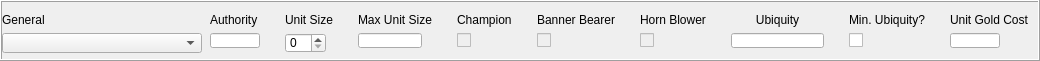
<?xml version="1.0" encoding="UTF-8"?>
<ui version="4.0">
 <class>UnitFrame</class>
 <widget class="QFrame" name="UnitFrame">
  <property name="geometry">
   <rect>
    <x>0</x>
    <y>0</y>
    <width>1040</width>
    <height>61</height>
   </rect>
  </property>
  <property name="sizePolicy">
   <sizepolicy hsizetype="Fixed" vsizetype="Fixed">
    <horstretch>0</horstretch>
    <verstretch>0</verstretch>
   </sizepolicy>
  </property>
  <property name="minimumSize">
   <size>
    <width>1040</width>
    <height>61</height>
   </size>
  </property>
  <property name="maximumSize">
   <size>
    <width>1040</width>
    <height>61</height>
   </size>
  </property>
  <property name="windowTitle">
   <string>Frame</string>
  </property>
  <property name="frameShape">
   <enum>QFrame::Box</enum>
  </property>
  <property name="frameShadow">
   <enum>QFrame::Raised</enum>
  </property>
  <layout class="QGridLayout" name="unit_layout">
   <property name="leftMargin">
    <number>0</number>
   </property>
   <property name="rightMargin">
    <number>9</number>
   </property>
   <property name="horizontalSpacing">
    <number>25</number>
   </property>
   <item row="0" column="7">
    <widget class="QLabel" name="unit_Lubi">
     <property name="sizePolicy">
      <sizepolicy hsizetype="Fixed" vsizetype="Preferred">
       <horstretch>0</horstretch>
       <verstretch>0</verstretch>
      </sizepolicy>
     </property>
     <property name="minimumSize">
      <size>
       <width>60</width>
       <height>0</height>
      </size>
     </property>
     <property name="maximumSize">
      <size>
       <width>93</width>
       <height>16777215</height>
      </size>
     </property>
     <property name="text">
      <string>Ubiquity</string>
     </property>
     <property name="alignment">
      <set>Qt::AlignCenter</set>
     </property>
    </widget>
   </item>
   <item row="0" column="8">
    <widget class="QLabel" name="unit_LminU">
     <property name="text">
      <string>Min. Ubiquity?</string>
     </property>
    </widget>
   </item>
   <item row="0" column="1">
    <widget class="QLabel" name="unit_Lauth">
     <property name="sizePolicy">
      <sizepolicy hsizetype="Fixed" vsizetype="Fixed">
       <horstretch>0</horstretch>
       <verstretch>0</verstretch>
      </sizepolicy>
     </property>
     <property name="text">
      <string>Authority</string>
     </property>
    </widget>
   </item>
   <item row="0" column="0">
    <widget class="QLabel" name="unit_Lname">
     <property name="sizePolicy">
      <sizepolicy hsizetype="Fixed" vsizetype="Fixed">
       <horstretch>0</horstretch>
       <verstretch>0</verstretch>
      </sizepolicy>
     </property>
     <property name="text">
      <string>General</string>
     </property>
     <property name="alignment">
      <set>Qt::AlignLeading|Qt::AlignLeft|Qt::AlignVCenter</set>
     </property>
    </widget>
   </item>
   <item row="0" column="6">
    <widget class="QLabel" name="unit_Lhorn">
     <property name="sizePolicy">
      <sizepolicy hsizetype="Fixed" vsizetype="Preferred">
       <horstretch>0</horstretch>
       <verstretch>0</verstretch>
      </sizepolicy>
     </property>
     <property name="text">
      <string>Horn Blower</string>
     </property>
    </widget>
   </item>
   <item row="0" column="5">
    <widget class="QLabel" name="unit_Lban">
     <property name="sizePolicy">
      <sizepolicy hsizetype="Preferred" vsizetype="Preferred">
       <horstretch>0</horstretch>
       <verstretch>0</verstretch>
      </sizepolicy>
     </property>
     <property name="text">
      <string>Banner Bearer</string>
     </property>
     <property name="wordWrap">
      <bool>false</bool>
     </property>
    </widget>
   </item>
   <item row="0" column="3">
    <widget class="QLabel" name="unit_Lmsize">
     <property name="sizePolicy">
      <sizepolicy hsizetype="Fixed" vsizetype="Preferred">
       <horstretch>0</horstretch>
       <verstretch>0</verstretch>
      </sizepolicy>
     </property>
     <property name="text">
      <string>Max Unit Size</string>
     </property>
    </widget>
   </item>
   <item row="0" column="2">
    <widget class="QLabel" name="unit_Lsize">
     <property name="sizePolicy">
      <sizepolicy hsizetype="Fixed" vsizetype="Fixed">
       <horstretch>0</horstretch>
       <verstretch>0</verstretch>
      </sizepolicy>
     </property>
     <property name="text">
      <string>Unit Size</string>
     </property>
    </widget>
   </item>
   <item row="0" column="4">
    <widget class="QLabel" name="unit_Lchamp">
     <property name="sizePolicy">
      <sizepolicy hsizetype="Fixed" vsizetype="Preferred">
       <horstretch>0</horstretch>
       <verstretch>0</verstretch>
      </sizepolicy>
     </property>
     <property name="text">
      <string>Champion</string>
     </property>
    </widget>
   </item>
   <item row="1" column="0">
    <widget class="QComboBox" name="unit_select">
     <property name="sizePolicy">
      <sizepolicy hsizetype="Minimum" vsizetype="Minimum">
       <horstretch>0</horstretch>
       <verstretch>0</verstretch>
      </sizepolicy>
     </property>
     <property name="minimumSize">
      <size>
       <width>200</width>
       <height>20</height>
      </size>
     </property>
     <property name="maximumSize">
      <size>
       <width>200</width>
       <height>20</height>
      </size>
     </property>
    </widget>
   </item>
   <item row="1" column="1">
    <widget class="QLineEdit" name="unit_auth">
     <property name="sizePolicy">
      <sizepolicy hsizetype="Fixed" vsizetype="Fixed">
       <horstretch>0</horstretch>
       <verstretch>0</verstretch>
      </sizepolicy>
     </property>
     <property name="minimumSize">
      <size>
       <width>0</width>
       <height>0</height>
      </size>
     </property>
     <property name="maximumSize">
      <size>
       <width>50</width>
       <height>16777215</height>
      </size>
     </property>
     <property name="alignment">
      <set>Qt::AlignCenter</set>
     </property>
     <property name="readOnly">
      <bool>true</bool>
     </property>
    </widget>
   </item>
   <item row="1" column="2">
    <widget class="QSpinBox" name="unit_size">
     <property name="sizePolicy">
      <sizepolicy hsizetype="Fixed" vsizetype="Fixed">
       <horstretch>0</horstretch>
       <verstretch>0</verstretch>
      </sizepolicy>
     </property>
     <property name="minimumSize">
      <size>
       <width>37</width>
       <height>20</height>
      </size>
     </property>
     <property name="readOnly">
      <bool>false</bool>
     </property>
     <property name="buttonSymbols">
      <enum>QAbstractSpinBox::UpDownArrows</enum>
     </property>
    </widget>
   </item>
   <item row="1" column="3">
    <widget class="QLineEdit" name="unit_msize">
     <property name="sizePolicy">
      <sizepolicy hsizetype="Fixed" vsizetype="Fixed">
       <horstretch>0</horstretch>
       <verstretch>0</verstretch>
      </sizepolicy>
     </property>
     <property name="minimumSize">
      <size>
       <width>0</width>
       <height>0</height>
      </size>
     </property>
     <property name="maximumSize">
      <size>
       <width>64</width>
       <height>16777215</height>
      </size>
     </property>
     <property name="alignment">
      <set>Qt::AlignCenter</set>
     </property>
    </widget>
   </item>
   <item row="1" column="5">
    <widget class="QCheckBox" name="unit_banner">
     <property name="enabled">
      <bool>false</bool>
     </property>
     <property name="sizePolicy">
      <sizepolicy hsizetype="Fixed" vsizetype="Fixed">
       <horstretch>0</horstretch>
       <verstretch>0</verstretch>
      </sizepolicy>
     </property>
     <property name="layoutDirection">
      <enum>Qt::LeftToRight</enum>
     </property>
     <property name="text">
      <string/>
     </property>
     <property name="tristate">
      <bool>false</bool>
     </property>
    </widget>
   </item>
   <item row="1" column="4">
    <widget class="QCheckBox" name="unit_champ">
     <property name="enabled">
      <bool>false</bool>
     </property>
     <property name="sizePolicy">
      <sizepolicy hsizetype="Minimum" vsizetype="Fixed">
       <horstretch>0</horstretch>
       <verstretch>0</verstretch>
      </sizepolicy>
     </property>
     <property name="minimumSize">
      <size>
       <width>0</width>
       <height>0</height>
      </size>
     </property>
     <property name="layoutDirection">
      <enum>Qt::LeftToRight</enum>
     </property>
     <property name="text">
      <string/>
     </property>
     <property name="tristate">
      <bool>false</bool>
     </property>
    </widget>
   </item>
   <item row="1" column="6">
    <widget class="QCheckBox" name="unit_horn">
     <property name="enabled">
      <bool>false</bool>
     </property>
     <property name="sizePolicy">
      <sizepolicy hsizetype="Fixed" vsizetype="Fixed">
       <horstretch>0</horstretch>
       <verstretch>0</verstretch>
      </sizepolicy>
     </property>
     <property name="layoutDirection">
      <enum>Qt::LeftToRight</enum>
     </property>
     <property name="text">
      <string/>
     </property>
     <property name="tristate">
      <bool>false</bool>
     </property>
    </widget>
   </item>
   <item row="1" column="7">
    <widget class="QLineEdit" name="unit_ubi">
     <property name="sizePolicy">
      <sizepolicy hsizetype="Fixed" vsizetype="Fixed">
       <horstretch>0</horstretch>
       <verstretch>0</verstretch>
      </sizepolicy>
     </property>
     <property name="maximumSize">
      <size>
       <width>93</width>
       <height>16777215</height>
      </size>
     </property>
     <property name="text">
      <string/>
     </property>
     <property name="alignment">
      <set>Qt::AlignCenter</set>
     </property>
    </widget>
   </item>
   <item row="1" column="8">
    <widget class="QCheckBox" name="unit_minU">
     <property name="sizePolicy">
      <sizepolicy hsizetype="Fixed" vsizetype="Fixed">
       <horstretch>0</horstretch>
       <verstretch>0</verstretch>
      </sizepolicy>
     </property>
     <property name="layoutDirection">
      <enum>Qt::LeftToRight</enum>
     </property>
     <property name="text">
      <string/>
     </property>
     <property name="tristate">
      <bool>false</bool>
     </property>
    </widget>
   </item>
   <item row="1" column="10">
    <widget class="QLineEdit" name="unit_cost">
     <property name="sizePolicy">
      <sizepolicy hsizetype="Fixed" vsizetype="Fixed">
       <horstretch>0</horstretch>
       <verstretch>0</verstretch>
      </sizepolicy>
     </property>
     <property name="maximumSize">
      <size>
       <width>50</width>
       <height>16777215</height>
      </size>
     </property>
     <property name="alignment">
      <set>Qt::AlignCenter</set>
     </property>
    </widget>
   </item>
   <item row="0" column="10">
    <widget class="QLabel" name="unit_Lcost">
     <property name="sizePolicy">
      <sizepolicy hsizetype="Fixed" vsizetype="Preferred">
       <horstretch>0</horstretch>
       <verstretch>0</verstretch>
      </sizepolicy>
     </property>
     <property name="text">
      <string>Unit Gold Cost</string>
     </property>
    </widget>
   </item>
  </layout>
 </widget>
 <resources/>
 <connections/>
</ui>
